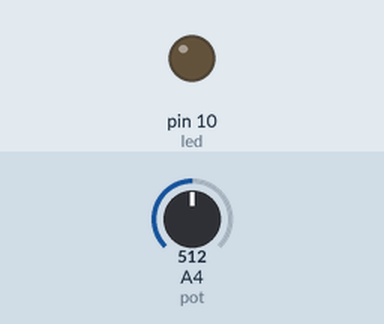
Simulated run of this sketch. Board: Arduino Uno, built with avr-gcc and run on an emulated ATmega328P. Parts: output pins drawn as LEDs (lit = HIGH). Inputs (shaded band) come from the test bench; at power-on: A4 (pot) = 512. What the sketch prints to the serial monitor is not drawn.

Above: at 1.2 s.
1.3 s: A4 (pot) set to 716
At 1.7 s:
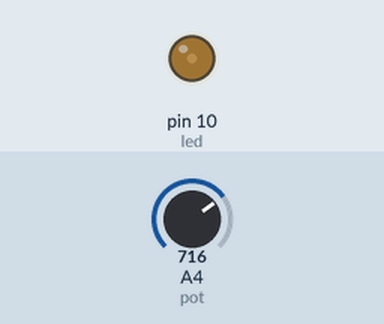
2.8 s: A4 (pot) set to 306
At 3.6 s:
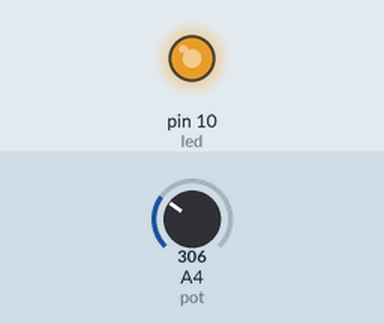
4.3 s: A4 (pot) set to 0
At 5.5 s:
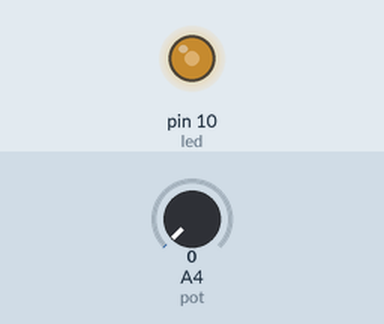
5.8 s: A4 (pot) set to 122
At 7.2 s:
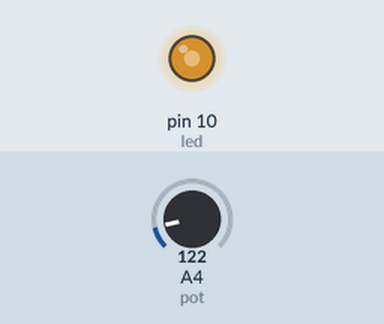
Timing chart, 0 to 8.3 s (numbered marks = the images above; inputs shaded):
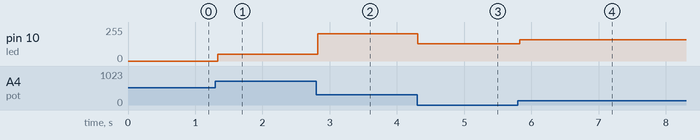

The sketch:

37.ino
```cpp
byte led = 10; //pin s LED diodou
byte led2 = 11;
byte pot = A4; //pin s fotorezistorem
int val; //promìnná pøipravená k uchování hodnot
int druhy;
void setup() {
	Serial.begin(9600);
}
void loop() {
	val = analogRead(pot)/4; //ètení hodnoty na A4 a úprava rozsahu
	if(val < 128){
		druhy = val + 128;
	}
	else{
		druhy = val - 128;
	}
	analogWrite(led, val); //generování PWM
	analogWrite(led,druhy);
	Serial.println("Hodnota na první led:");
	Serial.println(val);
	Serial.println("Hodnota na druhé led:");
	Serial.println(druhy);
}
```

Measured:
- after the input at 1.3 s, pin 10 (led): 0/255 → 51/255 at once
- after the input at 2.8 s, pin 10 (led): 51/255 → 204/255 at once
- after the input at 4.3 s, pin 10 (led): 204/255 → 128/255 at once
- after the input at 5.8 s, pin 10 (led): 128/255 → 158/255 at once
